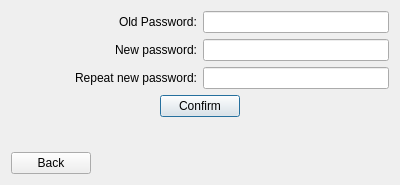
<?xml version="1.0" encoding="UTF-8"?>
<ui version="4.0">
 <class>ChangePassword</class>
 <widget class="QDialog" name="ChangePassword">
  <property name="geometry">
   <rect>
    <x>0</x>
    <y>0</y>
    <width>400</width>
    <height>185</height>
   </rect>
  </property>
  <property name="windowTitle">
   <string>Dialog</string>
  </property>
  <layout class="QVBoxLayout" name="verticalLayout">
   <item>
    <layout class="QHBoxLayout" name="horizontalLayout">
     <item alignment="Qt::AlignRight">
      <widget class="QLabel" name="label">
       <property name="sizePolicy">
        <sizepolicy hsizetype="Preferred" vsizetype="Preferred">
         <horstretch>0</horstretch>
         <verstretch>0</verstretch>
        </sizepolicy>
       </property>
       <property name="text">
        <string>Old Password:</string>
       </property>
       <property name="alignment">
        <set>Qt::AlignLeading|Qt::AlignLeft|Qt::AlignVCenter</set>
       </property>
      </widget>
     </item>
     <item>
      <widget class="QLineEdit" name="OldPassword">
       <property name="sizePolicy">
        <sizepolicy hsizetype="Preferred" vsizetype="Fixed">
         <horstretch>0</horstretch>
         <verstretch>0</verstretch>
        </sizepolicy>
       </property>
       <property name="echoMode">
        <enum>QLineEdit::Password</enum>
       </property>
      </widget>
     </item>
    </layout>
   </item>
   <item>
    <layout class="QHBoxLayout" name="horizontalLayout_2">
     <item alignment="Qt::AlignRight">
      <widget class="QLabel" name="label_2">
       <property name="sizePolicy">
        <sizepolicy hsizetype="Preferred" vsizetype="Preferred">
         <horstretch>0</horstretch>
         <verstretch>0</verstretch>
        </sizepolicy>
       </property>
       <property name="text">
        <string>New password:</string>
       </property>
       <property name="alignment">
        <set>Qt::AlignRight|Qt::AlignTrailing|Qt::AlignVCenter</set>
       </property>
      </widget>
     </item>
     <item>
      <widget class="QLineEdit" name="NewPassword1">
       <property name="sizePolicy">
        <sizepolicy hsizetype="Preferred" vsizetype="Fixed">
         <horstretch>0</horstretch>
         <verstretch>0</verstretch>
        </sizepolicy>
       </property>
       <property name="echoMode">
        <enum>QLineEdit::Password</enum>
       </property>
      </widget>
     </item>
    </layout>
   </item>
   <item>
    <layout class="QHBoxLayout" name="horizontalLayout_3">
     <item alignment="Qt::AlignRight">
      <widget class="QLabel" name="label_3">
       <property name="sizePolicy">
        <sizepolicy hsizetype="Preferred" vsizetype="Preferred">
         <horstretch>0</horstretch>
         <verstretch>0</verstretch>
        </sizepolicy>
       </property>
       <property name="layoutDirection">
        <enum>Qt::LeftToRight</enum>
       </property>
       <property name="text">
        <string>Repeat new password:</string>
       </property>
       <property name="alignment">
        <set>Qt::AlignRight|Qt::AlignTrailing|Qt::AlignVCenter</set>
       </property>
      </widget>
     </item>
     <item>
      <widget class="QLineEdit" name="NewPassword2">
       <property name="sizePolicy">
        <sizepolicy hsizetype="Preferred" vsizetype="Fixed">
         <horstretch>0</horstretch>
         <verstretch>0</verstretch>
        </sizepolicy>
       </property>
       <property name="echoMode">
        <enum>QLineEdit::Password</enum>
       </property>
      </widget>
     </item>
    </layout>
   </item>
   <item alignment="Qt::AlignHCenter">
    <widget class="QPushButton" name="confirmButton">
     <property name="text">
      <string>Confirm</string>
     </property>
    </widget>
   </item>
   <item alignment="Qt::AlignLeft|Qt::AlignBottom">
    <widget class="QPushButton" name="BackButton">
     <property name="text">
      <string>Back</string>
     </property>
    </widget>
   </item>
  </layout>
 </widget>
 <resources/>
 <connections>
  <connection>
   <sender>BackButton</sender>
   <signal>clicked()</signal>
   <receiver>ChangePassword</receiver>
   <slot>close()</slot>
   <hints>
    <hint type="sourcelabel">
     <x>44</x>
     <y>269</y>
    </hint>
    <hint type="destinationlabel">
     <x>53</x>
     <y>237</y>
    </hint>
   </hints>
  </connection>
 </connections>
</ui>
